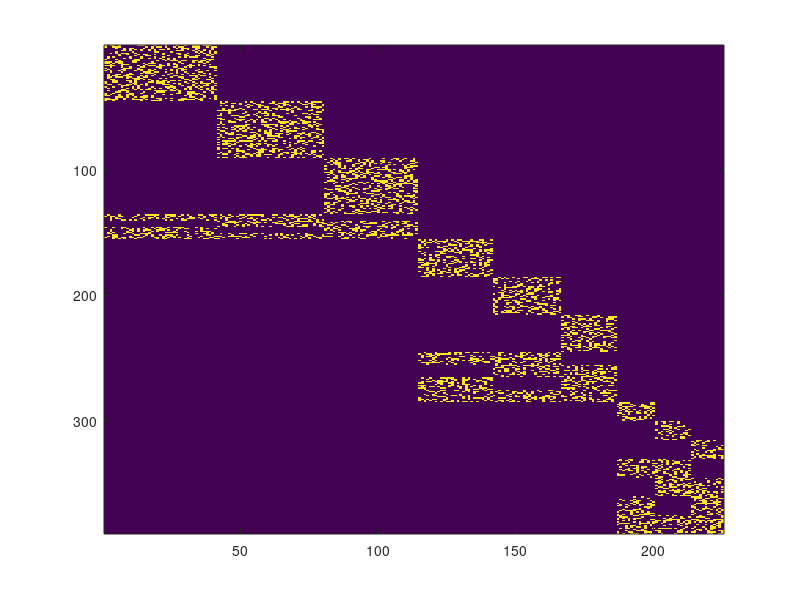

The MATLAB script that drew this image:
% Prototype Creation
seed = rng("shuffle");
numSuperCategories = 3;
numPrototypes = 9;
prototypesPerCategory = numPrototypes/numSuperCategories;
numInputLines = 390;
LinesPerCategory = [45, 5, 30, 10, 15, 15];
Prototypes = zeros(numInputLines,numPrototypes);

% Create Prototypes
startingPoint = 0;
for i = 1 : numPrototypes
    Lines = LinesPerCategory((ceil(i/prototypesPerCategory) - 1)*2 + 1);
    Prototypes(startingPoint + 1:startingPoint + Lines, i) = 1;
    startingPoint = startingPoint + Lines;
    if (mod(i,numPrototypes/numSuperCategories) == 0)
        Lines = LinesPerCategory((ceil(i/prototypesPerCategory) - 1)*2 + 2);
        for j = i - prototypesPerCategory + 1 : i
            for k = 1 : prototypesPerCategory + 1
                if (mod(j,3) + 1 ~= k)
                     Prototypes(startingPoint + 1 + Lines * (k-1):startingPoint + k * Lines,j) = 1;
                end
            end
        end
     startingPoint = startingPoint + (nchoosek(prototypesPerCategory,2) + 1) * Lines;
    end
end



% Create Exemplar as Copies of Prototypes
numExemplars = 225;
%categoryProbabilities = [1/9,1/9,1/9,1/9,1/9,1/9,1/9,1/9,1/9]; %B1
%categoryProbabilities = [29/225,29/225,28/225,1/9,1/9,1/9,22/225,21/225,21/225]; %B2
categoryProbabilities = [41/225,39/225,34/225,27/225,1/9,20/225,14/225,13/225,12/225]; %B3
numCategories = numExemplars .* categoryProbabilities;
Exemplars = zeros(numInputLines,numExemplars);

for i = 0 : length(categoryProbabilities) - 1
    for j = sum(numCategories(1:i)) + 1 : sum(numCategories(1:i + 1))
        Exemplars(:,j) = Prototypes(:,i+1);
    end
end


% Perturb Exemplars with Noise
occlusion = 40/60; % off-noise
onIndices = zeros(60,9); 

for i = 1 : numPrototypes
    count = 1;
    for j = 1 : numInputLines
        if (Prototypes(j,i) == 1)
            onIndices(count,i) = j;
            count = count + 1;
        end
    end
end


for i = 1 : length(numCategories)
    for j = 1 : numCategories(i)
        offIndices = randperm(60,occlusion*60);
        for k = 1 : occlusion*60
            Exemplars(onIndices(offIndices(k),i),sum(numCategories(1:i-1)) + j) = 0;
        end
    end
end

expectationRandomVar = mean(Exemplars');  % Creation of E[X] using empirical mean



% Simulate Image of Exemplars
image(200*Exemplars);
